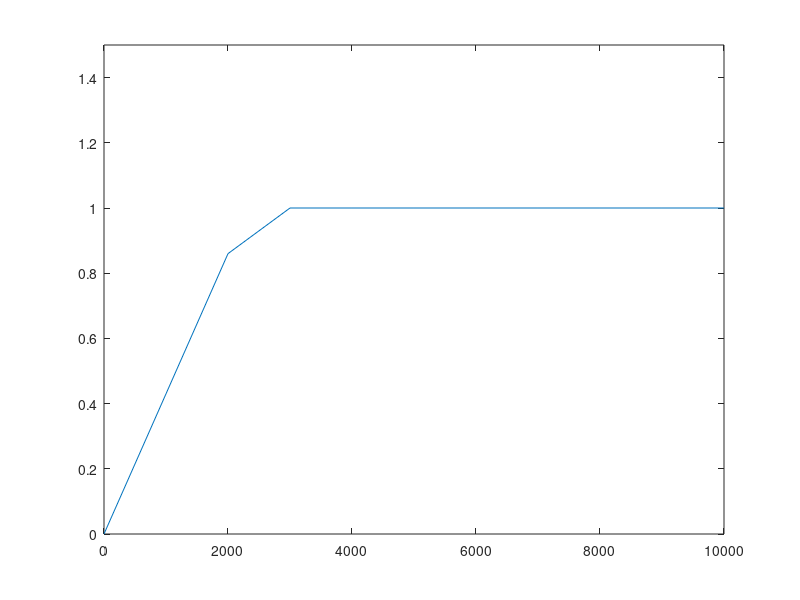

This chart was generated by the following MATLAB code:
%% Graph showing the probability of collision in a hash table

x = [0 1000 2000 3000 4000 5000 6000 7000 8000 9000 10000];

y = [0 0.43 0.86 1 1 1 1 1 1 1 1];


plot(x, y);
axis([0 10000 0 1.5]);